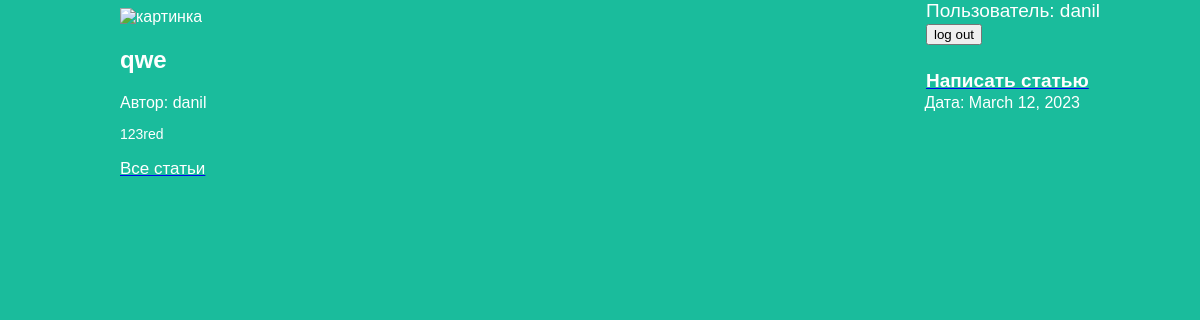
/article/1 (signed in), run on the app's committed database.
### articles/models.py (models this page shows, shortened)
class Article(models.Model):
    title = models.CharField(max_length=200)
    author = models.ForeignKey(User, on_delete=models.CASCADE)
    text = models.TextField()
    created_date = models.DateField(auto_now_add=True)
    def get_text(self):
        return self.text

### articles/views.py (the view)
# urls.py: re_path(r'^article/(?P<article_id>\d+)$', views.get_article, name='get_article'),]
def get_article(request, article_id):
    if request.user.is_authenticated:
        if request.method == "POST":
            logout(request)
            return redirect("archive")
        else:
            try:
                post = Article.objects.get(id=article_id)
                username = request.user.username
                return render(request, 'article_auth.html', {"post": post, "user": username})
            except Article.DoesNotExist:
                raise Http404
    else:
        try:
            post = Article.objects.get(id=article_id)
            return render(request, 'article.html', {"post": post})
        except Article.DoesNotExist:
            raise Http404

### articles/templates/article_auth.html (shortened to what this page needs)
<!DOCTYPE html>
<html>
    <head>
		<link rel="stylesheet" href="{{ STATIC_URL }}/static/article.css">
    </head>
    <body>
		<div class="archive">
			<img src="https://www.hostnextra.com/kb/wp-content/uploads/2020/10/easy-to-install-django-on-ubuntu-20-04.jpg" alt="картинка">
		</div>
		<div class="user">
			<div>Пользователь: {{ user }}</div>
			<form method="POST">
				<button type="submit">log out</button>
				<a href="http://127.0.0.1:8000/article/new"><h4 class="post-title"> Написать статью </h4></a>
			</form>
		</div>
		<div class="archive">
			<div class="one-post">
				<h2 class="post-title">{{ post.title }}</h2>
				<div class="article-info">
					<div class="article-created-date">Дата: {{ post.created_date }}</div>
					<div class="article-author">Автор: {{ post.author.username }}</div>
				</div>
				<p class="article-text">{{ post.get_text }}</p>
			</div>
		</div>
		<a href="http://127.0.0.1:8000/"><p class="positioned"> Все статьи </p></a>
    </body>
</html>

### articles/static/article.css (style rules this page uses)
body { background: #1abc9c; font-family: Tahoma, Arial, sans-serif; color: #ffffff; }
.positioned { font-size: 17px; color: #ffffff; width: 960px; margin-left: auto; margin-right: auto; }
.article-text { position: static; font-size: 14px; }
.archive { width: 960px; margin-left: auto; margin-right: auto; }
.post-title { color: #ffffff; }
.article-created-date { position: absolute; text-align: right; width: 960px; margin-left: auto; margin-right: auto; }
.user { position: absolute; top: 0; float: right; right: 100px; font-size: 19px; color: #ffffff; margin-left: auto; margin-right: auto;; }

### data on the page
Article: title "qwe", created_date "March 12, 2023", author.username "danil", get_text "123red"

### other printed values
{{ user }} "danil"
